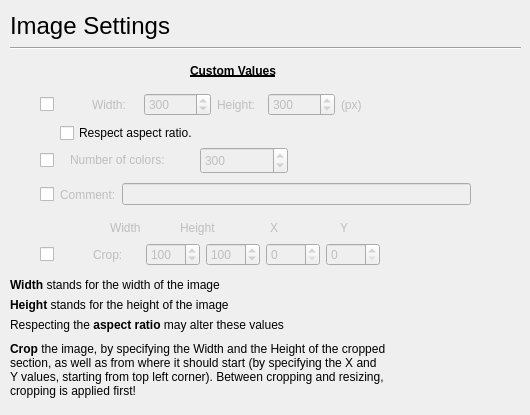
   <widget class="QWidget" name="page_3">
    <widget class="Line" name="line_3">
     <property name="geometry">
      <rect>
       <x>10</x>
       <y>40</y>
       <width>511</width>
       <height>16</height>
      </rect>
     </property>
     <property name="orientation">
      <enum>Qt::Horizontal</enum>
     </property>
    </widget>
    <widget class="QLabel" name="label_3">
     <property name="geometry">
      <rect>
       <x>10</x>
       <y>10</y>
       <width>461</width>
       <height>31</height>
      </rect>
     </property>
     <property name="font">
      <font>
       <pointsize>18</pointsize>
      </font>
     </property>
     <property name="text">
      <string>Image Settings</string>
     </property>
    </widget>
    <widget class="QLabel" name="label_14">
     <property name="geometry">
      <rect>
       <x>190</x>
       <y>60</y>
       <width>111</width>
       <height>21</height>
      </rect>
     </property>
     <property name="font">
      <font>
       <weight>75</weight>
       <bold>true</bold>
       <underline>true</underline>
      </font>
     </property>
     <property name="text">
      <string>Custom Values</string>
     </property>
    </widget>
    <widget class="QWidget" name="layoutWidget_7">
     <property name="geometry">
      <rect>
       <x>40</x>
       <y>90</y>
       <width>347</width>
       <height>29</height>
      </rect>
     </property>
     <layout class="QHBoxLayout" name="horizontalLayout_7">
      <item>
       <widget class="QCheckBox" name="image_width_height_checkbox">
        <property name="focusPolicy">
         <enum>Qt::NoFocus</enum>
        </property>
        <property name="text">
         <string/>
        </property>
       </widget>
      </item>
      <item>
       <widget class="QLabel" name="width_label">
        <property name="enabled">
         <bool>false</bool>
        </property>
        <property name="text">
         <string>Width:</string>
        </property>
       </widget>
      </item>
      <item>
       <widget class="QSpinBox" name="image_width_spinBox">
        <property name="enabled">
         <bool>false</bool>
        </property>
        <property name="minimum">
         <number>1</number>
        </property>
        <property name="maximum">
         <number>1000000</number>
        </property>
        <property name="value">
         <number>300</number>
        </property>
       </widget>
      </item>
      <item>
       <widget class="QLabel" name="height_label">
        <property name="enabled">
         <bool>false</bool>
        </property>
        <property name="text">
         <string>Height:</string>
        </property>
       </widget>
      </item>
      <item>
       <widget class="QSpinBox" name="image_height_spinBox">
        <property name="enabled">
         <bool>false</bool>
        </property>
        <property name="minimum">
         <number>1</number>
        </property>
        <property name="maximum">
         <number>1000000</number>
        </property>
        <property name="value">
         <number>300</number>
        </property>
       </widget>
      </item>
      <item>
       <widget class="QLabel" name="px_label">
        <property name="enabled">
         <bool>false</bool>
        </property>
        <property name="text">
         <string>(px)</string>
        </property>
       </widget>
      </item>
     </layout>
    </widget>
    <widget class="QCheckBox" name="image_respect_ratio_checkbox">
     <property name="geometry">
      <rect>
       <x>60</x>
       <y>122</y>
       <width>241</width>
       <height>22</height>
      </rect>
     </property>
     <property name="focusPolicy">
      <enum>Qt::NoFocus</enum>
     </property>
     <property name="text">
      <string>Respect aspect ratio.</string>
     </property>
    </widget>
    <widget class="QLabel" name="label_10">
     <property name="geometry">
      <rect>
       <x>10</x>
       <y>270</y>
       <width>401</width>
       <height>31</height>
      </rect>
     </property>
     <property name="text">
      <string>&lt;html&gt;&lt;head/&gt;&lt;body&gt;&lt;p&gt;&lt;span style=&quot; font-weight:600;&quot;&gt;Width&lt;/span&gt; stands for the width of the image&lt;/p&gt;&lt;/body&gt;&lt;/html&gt;</string>
     </property>
    </widget>
    <widget class="QLabel" name="label_15">
     <property name="geometry">
      <rect>
       <x>10</x>
       <y>290</y>
       <width>401</width>
       <height>31</height>
      </rect>
     </property>
     <property name="text">
      <string>&lt;html&gt;&lt;head/&gt;&lt;body&gt;&lt;p&gt;&lt;span style=&quot; font-weight:600;&quot;&gt;Height&lt;/span&gt; stands for the height of the image&lt;/p&gt;&lt;/body&gt;&lt;/html&gt;</string>
     </property>
    </widget>
    <widget class="QLabel" name="label_16">
     <property name="geometry">
      <rect>
       <x>10</x>
       <y>310</y>
       <width>401</width>
       <height>31</height>
      </rect>
     </property>
     <property name="text">
      <string>&lt;html&gt;&lt;head/&gt;&lt;body&gt;&lt;p&gt;Respecting the &lt;span style=&quot; font-weight:600;&quot;&gt;aspect ratio&lt;/span&gt; may alter these values&lt;/p&gt;&lt;/body&gt;&lt;/html&gt;</string>
     </property>
    </widget>
    <widget class="QCheckBox" name="image_colors_number_checkbox">
     <property name="geometry">
      <rect>
       <x>40</x>
       <y>149</y>
       <width>21</width>
       <height>22</height>
      </rect>
     </property>
     <property name="focusPolicy">
      <enum>Qt::NoFocus</enum>
     </property>
     <property name="text">
      <string/>
     </property>
    </widget>
    <widget class="QLabel" name="colors_number_label">
     <property name="enabled">
      <bool>false</bool>
     </property>
     <property name="geometry">
      <rect>
       <x>70</x>
       <y>151</y>
       <width>121</width>
       <height>17</height>
      </rect>
     </property>
     <property name="text">
      <string>Number of colors:</string>
     </property>
    </widget>
    <widget class="QSpinBox" name="image_colors_number_spinBox">
     <property name="enabled">
      <bool>false</bool>
     </property>
     <property name="geometry">
      <rect>
       <x>200</x>
       <y>147</y>
       <width>88</width>
       <height>27</height>
      </rect>
     </property>
     <property name="minimum">
      <number>1</number>
     </property>
     <property name="maximum">
      <number>999999999</number>
     </property>
     <property name="value">
      <number>300</number>
     </property>
    </widget>
    <widget class="QLabel" name="image_x_label">
     <property name="enabled">
      <bool>false</bool>
     </property>
     <property name="geometry">
      <rect>
       <x>270</x>
       <y>219</y>
       <width>21</width>
       <height>17</height>
      </rect>
     </property>
     <property name="text">
      <string>X</string>
     </property>
    </widget>
    <widget class="QLabel" name="image_width_label">
     <property name="enabled">
      <bool>false</bool>
     </property>
     <property name="geometry">
      <rect>
       <x>110</x>
       <y>219</y>
       <width>66</width>
       <height>17</height>
      </rect>
     </property>
     <property name="text">
      <string>Width</string>
     </property>
    </widget>
    <widget class="QLabel" name="image_height_label">
     <property name="enabled">
      <bool>false</bool>
     </property>
     <property name="geometry">
      <rect>
       <x>180</x>
       <y>219</y>
       <width>66</width>
       <height>17</height>
      </rect>
     </property>
     <property name="text">
      <string>Height</string>
     </property>
    </widget>
    <widget class="QLabel" name="image_y_label">
     <property name="enabled">
      <bool>false</bool>
     </property>
     <property name="geometry">
      <rect>
       <x>340</x>
       <y>219</y>
       <width>21</width>
       <height>17</height>
      </rect>
     </property>
     <property name="text">
      <string>Y</string>
     </property>
    </widget>
    <widget class="QLabel" name="label_20">
     <property name="geometry">
      <rect>
       <x>10</x>
       <y>335</y>
       <width>471</width>
       <height>71</height>
      </rect>
     </property>
     <property name="text">
      <string>&lt;html&gt;&lt;head/&gt;&lt;body&gt;&lt;p&gt;&lt;span style=&quot; font-weight:600;&quot;&gt;Crop &lt;/span&gt;the image, by specifying the Width and the Height of the cropped&lt;br&gt;section, as well as from where it should start (by specifying the X and&lt;br&gt;Y values, starting from top left corner). Between cropping and resizing,&lt;br&gt;cropping is applied first!&lt;/body&gt;&lt;/html&gt;</string>
     </property>
    </widget>
    <widget class="QWidget" name="layoutWidget_8">
     <property name="geometry">
      <rect>
       <x>40</x>
       <y>180</y>
       <width>431</width>
       <height>29</height>
      </rect>
     </property>
     <layout class="QHBoxLayout" name="horizontalLayout_9">
      <item>
       <widget class="QCheckBox" name="image_comment_checkbox">
        <property name="focusPolicy">
         <enum>Qt::NoFocus</enum>
        </property>
        <property name="text">
         <string/>
        </property>
       </widget>
      </item>
      <item>
       <widget class="QLabel" name="comment_label">
        <property name="enabled">
         <bool>false</bool>
        </property>
        <property name="text">
         <string>Comment:</string>
        </property>
       </widget>
      </item>
      <item>
       <widget class="QLineEdit" name="image_comment_lineedit">
        <property name="enabled">
         <bool>false</bool>
        </property>
       </widget>
      </item>
     </layout>
    </widget>
    <widget class="QWidget" name="layoutWidget">
     <property name="geometry">
      <rect>
       <x>40</x>
       <y>240</y>
       <width>340</width>
       <height>29</height>
      </rect>
     </property>
     <layout class="QHBoxLayout" name="horizontalLayout_10">
      <item>
       <widget class="QCheckBox" name="image_crop_checkbox">
        <property name="focusPolicy">
         <enum>Qt::NoFocus</enum>
        </property>
        <property name="text">
         <string/>
        </property>
       </widget>
      </item>
      <item>
       <widget class="QLabel" name="crop_label_2">
        <property name="enabled">
         <bool>false</bool>
        </property>
        <property name="text">
         <string>Crop:</string>
        </property>
       </widget>
      </item>
      <item>
       <widget class="QSpinBox" name="image_width_spinbox">
        <property name="enabled">
         <bool>false</bool>
        </property>
        <property name="minimum">
         <number>1</number>
        </property>
        <property name="maximum">
         <number>2000</number>
        </property>
        <property name="value">
         <number>100</number>
        </property>
       </widget>
      </item>
      <item>
       <widget class="QSpinBox" name="image_height_spinbox">
        <property name="enabled">
         <bool>false</bool>
        </property>
        <property name="minimum">
         <number>1</number>
        </property>
        <property name="maximum">
         <number>2000</number>
        </property>
        <property name="value">
         <number>100</number>
        </property>
       </widget>
      </item>
      <item>
       <widget class="QSpinBox" name="image_x_spinbox">
        <property name="enabled">
         <bool>false</bool>
        </property>
        <property name="minimum">
         <number>0</number>
        </property>
        <property name="maximum">
         <number>2000</number>
        </property>
        <property name="value">
         <number>0</number>
        </property>
       </widget>
      </item>
      <item>
       <widget class="QSpinBox" name="image_y_spinbox">
        <property name="enabled">
         <bool>false</bool>
        </property>
        <property name="minimum">
         <number>0</number>
        </property>
        <property name="maximum">
         <number>2000</number>
        </property>
        <property name="value">
         <number>0</number>
        </property>
       </widget>
      </item>
     </layout>
    </widget>
   </widget>
